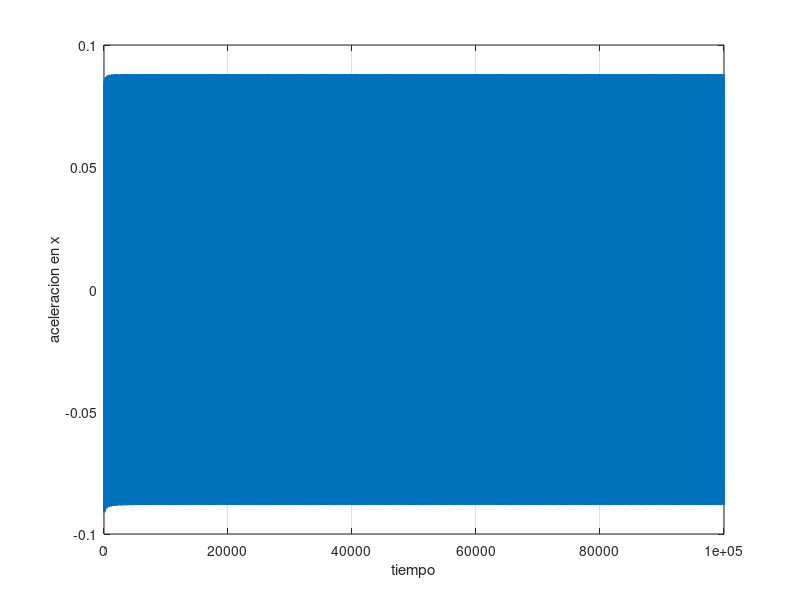
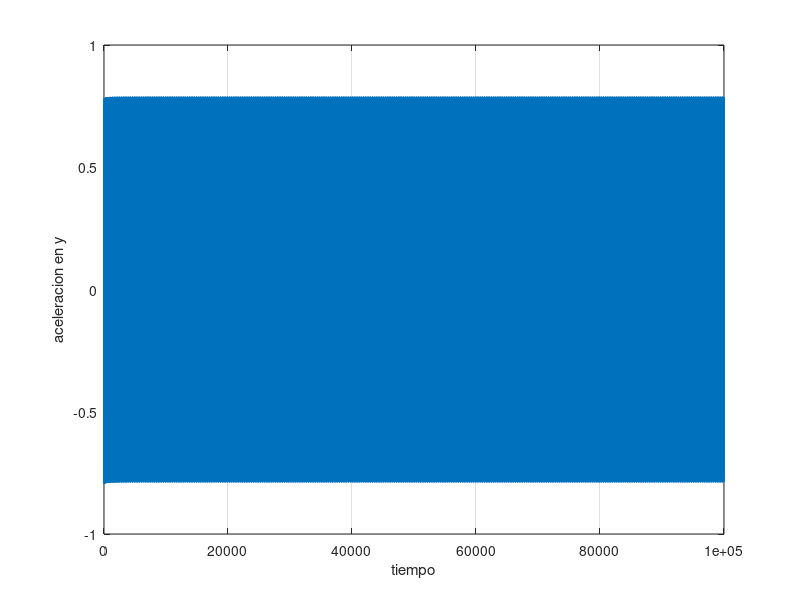
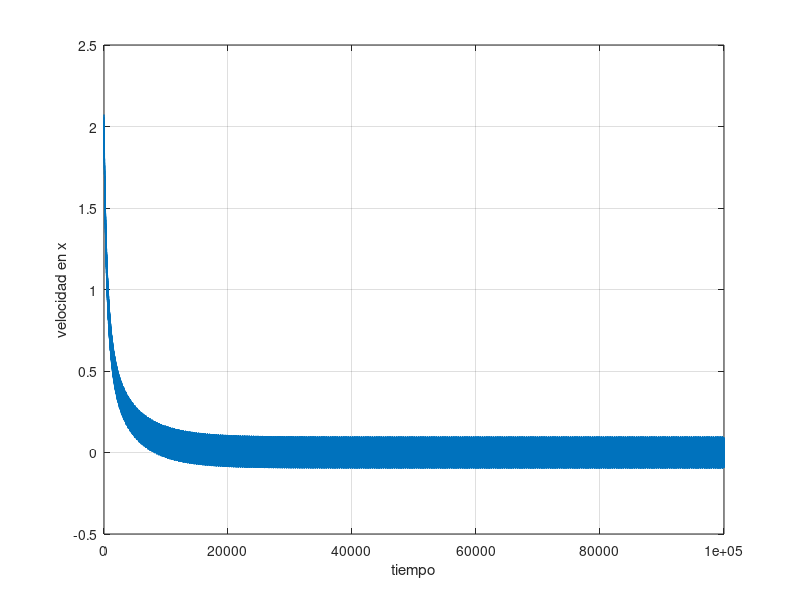
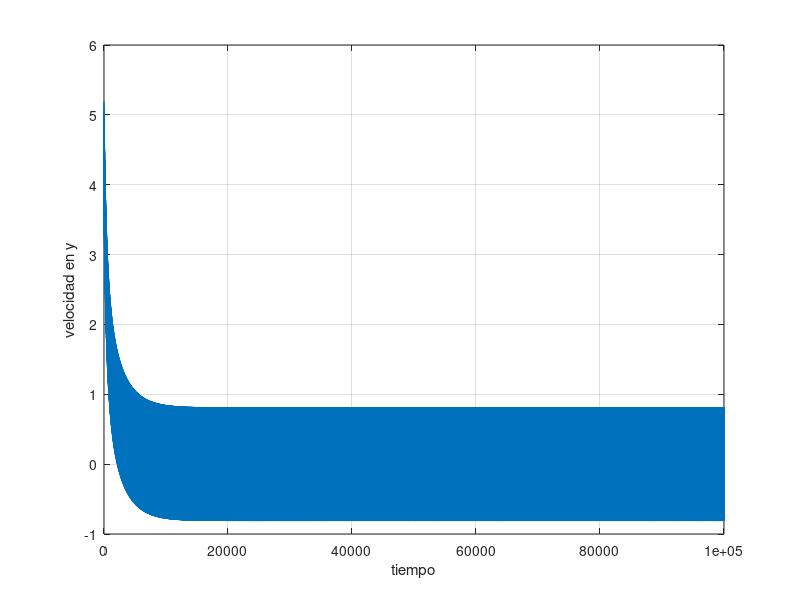

Source code (MATLAB) for these figures, in order:
close all
clc, clear all
%datos del analisis
inicio=0;
fin=100000;
num=100000;
dx=(fin-inicio)/num;
velx=2;%velocidad en x inicial
posx=3;%posicion en x inicial
vely=4;%velocidad en y inicial
posy=5;%posicion en y inicial
c=0;
%datos del vehiculo
b=-(1/2)*0.32*2.64*1.22;
masa=1421;
angulosmaximo=0.3161;
torque= 349.80;%newton*metros
radioderuedas= 0.624611/2;%metros
fuerzasenlasruedas=torque/radioderuedas; %newton
radiodelvolante=0.2313;
radiomangueta=0.231338;
%funciones
angulodelvolante=@(t)angulosmaximo*sin(t);
desplazamientocrema=@(t)(radiodelvolante*angulodelvolante(t));
angulodirec=@(t)acos(sqrt(desplazamientocrema(t)^2/(2*radiomangueta^2)));
fuerzaarrastrex=@(vx,vy)(b*(vx^2+vy^2)^(1/2)*vx);
fuerzaarrastrey=@(vx,vy)(b*(vx^2+vy^2)^(1/2)*vy);
fuerzamotor=@(t)fuerzasenlasruedas*(cos(t));
fuerzamotorx=@(t)(fuerzamotor(t)*cos(angulodirec(t)));
fuerzamotory=@(t)(fuerzamotor(t)*sin(angulodirec(t)));
for n=inicio:dx:fin
    c=c+1;%se inicia un contador para saber cuantas veces se repite el loop
    acelx=(fuerzamotorx(n)+fuerzaarrastrex(velx,vely))/masa;
    acely=(fuerzamotory(n)+fuerzaarrastrey(velx,vely))/masa;
    velx=(velx+(acelx*dx)); % calculo del la velocidad a partir de la funcion de la aceleracion
    vely=(vely+(acely*dx));
    posx=(posx+(velx*dx));
    posy=(posy+(vely*dx)); % calculo de la posicion a partir de la velocidad en ese instante
    vecacelx(c)=acelx;%se guarda en un vector la aceleracion
    vecacely(c)=acely;
    vecvelx(c)=velx; %se guarda en un vector la velocidad
    vecvely(c)=vely;
    vecposx(c)=posx; %se guarda en un vector la posicion
    vecposy(c)=posy;
    vecacel(c)=(acelx^2+acely^2)^(1/2);
    vecvel(c)=(velx^2+vely^2)^(1/2);
    vecpos(c)=(posx^2+posy^2)^(1/2);
    vect(c)=n;%se guarda los pasos que toma el for
end
figure;
plot(vect,vecacelx);
xlabel('tiempo');
ylabel('aceleracion en x');
grid;
figure;
plot(vect,vecacely);
xlabel('tiempo');
ylabel('aceleracion en y');
grid;
figure;
plot(vect,vecvelx);
xlabel('tiempo');
ylabel('velocidad en x');
grid;
figure;
plot(vect,vecvely);
xlabel('tiempo');
ylabel('velocidad en y');
grid;
figure;
plot(vect,vecposx);
xlabel('tiempo');
ylabel('posicion en x');
grid;
figure;
plot(vect,vecposy);
xlabel('tiempo');
ylabel('posicion en y');
grid;
figure;
xlabel('posicion x');
ylabel('posicion y');

%for i= 1:num
 %   vecinteposx(i)=vecposx(i);
  %  vecinteposy(i)=vecposy(i);
   % vecintet(i)=vect(i);
    plot3(vecposx,vecposy,vect);
    %drawnow;
    %pause(0.000001);
    grid;
%end